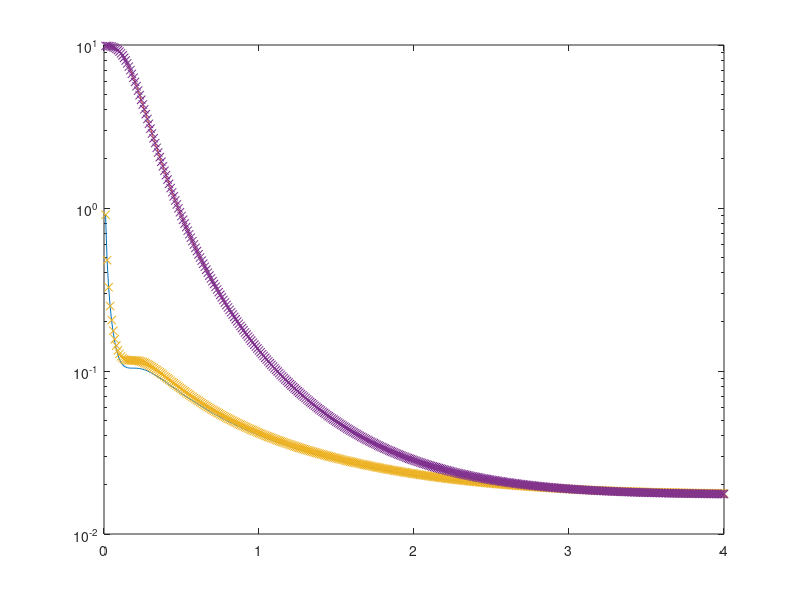

Source code (MATLAB):
% This script performs a quick validation of the Bergman recursion as
% equivalent to the Tichavsky recursion for non-singular Q matrices
%
% The advantage of the Bergman recursion is apparent for singular Q
% matrices
%
%

%%
% ~~~~~~~~~~~~~~~~~~~~~~~~~~~~~~~~~~~~~~~~~~~~
% Simulate linear motion model and KF estimates
% ~~~~~~~~~~~~~~~~~~~~~~~~~~~~~~~~~~~~~~~~~~~~

close all

% Define time
%
delta = 0.01;  % Sampling period
t=0:delta:4;
N=length(t);

% Transition model (linear)
%
F = [1, delta; 0 1];
f = @(x)(F*x);
Ffunc = @(x)F;

% Observation matrix (only observe position)
%
H = [1 0];

% Define noise vectors
%
sigma_v = 0.01;  % Process noise
sigma_w = 1;   % Measurement noise

Q = sigma_v^2*[1 0; 0 1];   % Non-singular Q - either recursion works
% Q = sigma_v^2*[1 0; 0 0];   % Singular Q - must use Bergman recursion

R = sigma_w^2 .* eye(size(H,1));

% Prior distribution
%
x0 = [3; 0];
m0 = x0;
P0 = diag([(pi)^2 (pi)^2]);

%% 
% ~~~~~~~~~~~~~~~~~~~~~~~~~~~~~~~~~~~~~~~~~~~~
% Compute the posterior Cramer-Rao bound (PCRB)
% ~~~~~~~~~~~~~~~~~~~~~~~~~~~~~~~~~~~~~~~~~~~~


% Initialise variables
%
pcrb=zeros(2,N);
pcrb2=zeros(2,N);
J=zeros(2,2,N);
P=zeros(2,2,N);
P(:,:,1)=P0;
J(:,:,1)=inv(P0);

% Compute the PCRB using closed form expressions
%
U = F'*inv(Q)*F;
V = -F'*inv(Q);
W = inv(Q) + H'*inv(R)*H;

Rinv = H'*inv(R)*H;
G = eye(2);

for k=2:N
    
    % Recursively compute the Fisher information matrix
    %
    J(:,:,k) = W - V'*inv(J(:,:,k-1) + U)*V;
    P(:,:,k) = F*inv(inv(P(:,:,k-1)) + Rinv)*F' + G*Q*inv(G);
    % Compute the PCRB at the curret time
    %
    pcrb(:,k) = diag(inv(J(:,:,k)));
    pcrb2(:,k) = diag(P(:,:,k));
end

semilogy(t,pcrb);
hold on;
semilogy(t,pcrb2,'x');